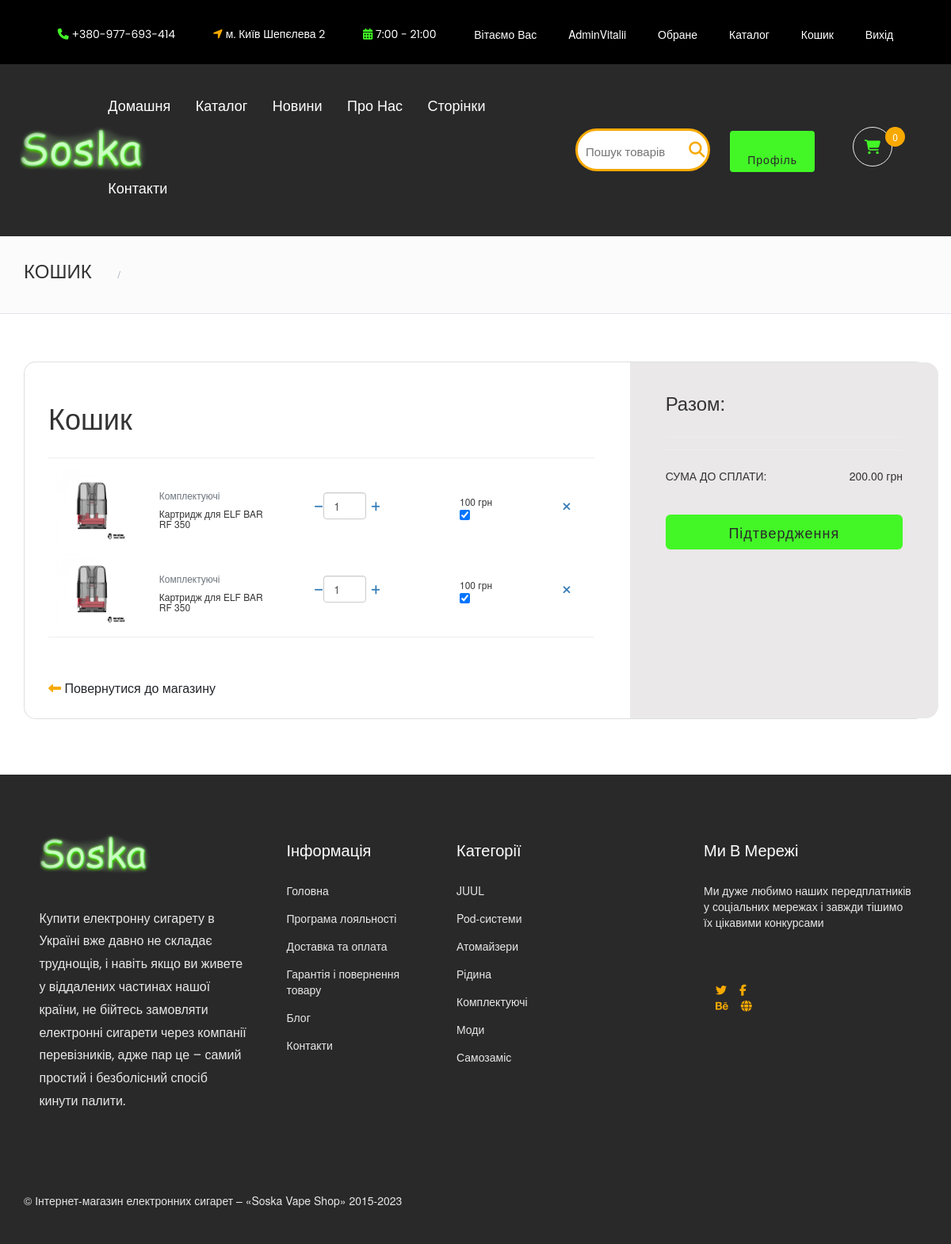
Screenshot of /orders/ (signed in) with the database file from the repository.
### orders/models.py (models this page shows, shortened)
class Order(models.Model):
    title = models.CharField(max_length=100, unique=True)
    user = models.ForeignKey(User, on_delete=models.CASCADE)
    product = models.ForeignKey(Product, on_delete=models.CASCADE)
    amount = models.IntegerField()
    date = models.DateTimeField(auto_now_add=True)
    notes = models.TextField(max_length=300)

### catalog/models.py (models this page shows, shortened)
class Product(models.Model):
    name = models.CharField(max_length=100)
    about = models.TextField(max_length=500)
    category = models.ForeignKey(Category, on_delete=models.CASCADE)          # Встановлюємо зв'язок між класами
    producer = models.ForeignKey(Producer, on_delete=models.CASCADE)          # Товар - Виробник - Категорія
    photo = models.FileField(upload_to='products/')
    price = models.FloatField()

class Category(models.Model):
    name = models.CharField(max_length=100, unique=True)
    def __str__(self) -> str:
        return str(self.name)

### orders/views.py (the view)
# urls.py: path('', index),
def index(request):
    return render(request, 'orders/index.html', {
        'title': 'Кошик',
        'user_orders': Order.objects.filter(user_id=request.user.id)
    })

### templates/orders/index.html (shortened to what this page needs)
{% extends '_layouts/base.html' %}
{% load static %}
{% block breadcrumb %}
    <div id="breadcrumb" class="section">
    <div class="container">
        <div class="row">
            <div class="col-md-12">
                <h3 class="breadcrumb-header">{{ title }}</h3>
                <ul class="breadcrumb-tree">
                    <li class="active">{{ page }}</li>
                </ul>
            </div>
        </div>
    </div>
</div>
{% endblock breadcrumb %}
{% block cart %}
    <section class="h-100 h-custom">
  <div class="container py-5 h-100">
    <div class="row d-flex justify-content-center align-items-center h-100" >
      <div class="col-12" >
        <div class="card card-registration card-registration-2" style="border-radius: 15px;" >
          <div class="card-body p-0">
            <div class="row g-0">
              <div class="col-lg-8">
                <div class="p-5">
                  <div class="d-flex justify-content-between align-items-center mb-5">
                    <h1 class="fw-bold mb-0 text-black">Кошик</h1>
                  </div>
                  <hr class="my-4">
                  {% for order in user_orders %}
                  <div class="row mb-4 d-flex justify-content-between align-items-center">
                    <div class="col-md-2 col-lg-2 col-xl-2" >
                      <img
                        src="/media/{{order.product.photo}}"
                        class="img-fluid rounded-3" alt="Cotton T-shirt">
                    </div>
                    <div class="col-md-3 col-lg-3 col-xl-3">
                      <h6 class="text-muted">{{order.product.category}}</h6>
                      <h6 class="text-black mb-0">{{order.product.name}}</h6>
                    </div>
                    <div class="col-md-3 col-lg-3 col-xl-2 d-flex">
                      <button class="btn btn-link px-2" class="btn_plus" value="{{order.amount}}"
                        onclick="this.parentNode.querySelector('input[type=number]').stepDown();">
                        <i class="fas fa-minus"></i>
                      </button>
                      <input id="form1_1" min="0" name="quantity" value="1" type="number"
                        class="form-control form-control-sm" />
                      <button class="btn btn-link px-2"
                        onclick="this.parentNode.querySelector('input[type=number]').stepUp()">
                        <i class="fas fa-plus"></i>
                      </button>
                   </div>
                    <div class="col-md-3 col-lg-2 col-xl-2 offset-lg-1">
                      <h6 class="mb-0" id="tovar" value="{{order.amount}}" >{{order.amount}} грн</h6>
                        <table>
                            <tr>
                                <td>
                                    <input type="checkbox" class="check" value="yes" checked>
                                </td>
                            </tr>
                        </table>
                    </div>
                    <div class="col-md-1 col-lg-1 col-xl-1 text-end" id="delete-product">
                        <a href="/orders" class="delete-product-btn"><i class="fas fa-times"></i></a>
                    </div>
                  </div>
                  {% endfor %}
                  <hr class="my-4">
                  <div class="pt-5">
                    <h6 class="mb-0"><a href="/catalog/index" class="text-body" style="text-decoration:none;font-size:16px;color:#29292A"><i
                          class="fas fa-long-arrow-alt-left me-2" style="color:#F7A900"></i> Повернутися до магазину</a></h6>
                  </div>
                </div>
              </div>
              <div class="col-lg-4 bg-grey">
                <div class="p-5">
                  <h3 class="fw-bold mb-5 mt-2 pt-1">Разом:</h3>
                  <hr class="my-4">
                  <hr class="my-4">
                  <div class="d-flex justify-content-between mb-5">
                    <h5 class="text-uppercase">Сума до сплати: </h5>
                    <h5 id="total">€ 137.00</h5>
                  </div>
                  <a href="/orders/bill" style="text-decoration:none;" id="bill-btn"><button type="button" class="btn btn-dark btn-block btn-lg"
                    data-mdb-ripple-color="dark" style="border:none">Підтвердження</button></a>
                </div>
              </div>
            </div>
          </div>
        </div>
      </div>
    </div>
  </div>
</section>
<br>
<br>
{% endblock cart %}

### templates/_fragments/header.html (shortened to what this page needs)
{% load static %}
<header>
       <div class="header-area">
            <div class="main-header ">
                <div class="header-top top-bg d-none d-lg-block">
                   <div class="container-fluid">
                       <div class="col-xl-12">
                            <div class="row d-flex justify-content-between align-items-center" style="margin-top:15px;">
                                <div class="header-info-left d-flex">
                                        <p style="color:white;font-size:14px;" >
                                            <i class="fa fa-phone" aria-hidden="true" style="color:#43F727"></i> +380-977-693-414
                                        </p>
                                </div>
                                <div class="header-info">
                                        <p style="color:white;font-size:14px;">
                                            <i class="fa fa-location-arrow" aria-hidden="true" style="color:#F7A900"></i>  м. Київ Шепєлева 2
                                        </p>
                                </div>
                                <div class="header-info">
                                        <p style="color:white;font-size:14px;">
                                            <i class="fa fa-calendar" aria-hidden="true" style="color:#43F727"></i>  7:00 - 21:00
                                        </p>
                                </div>
                                <div class="header-info-right">
                                   <ul>
                                       {% if not user.is_authenticated %}
                                            <li><a href="/accounts/sign_in" style="text-decoration:none;">Статус - Гість </a></li>
                                       {% else %}
                                            <li style="color: white">
                                               Вітаємо Вас
                                            </li>
                                                <li><a href="/accounts/profile">{{ user.username }}</a></li>
                                       {% endif %}
                                       <li><a href="product_list.html" style="text-decoration:none">Обране  </a></li>
                                       <li><a href="/catalog/index" style="text-decoration:none">Каталог</a></li>
                                       <li><a href="/orders" style="text-decoration:none">Кошик</a></li>
                                       {% if not user.is_authenticated %}
                                            <li><a href="/accounts/sign_up" style="text-decoration:none">Реєстрація</a></li>
                                       {% else %}
                                            <li><a href="/accounts/sign_out" style="text-decoration:none">Вихід</a></li>
                                       {% endif %}
                                   </ul>
                                </div>
                            </div>
                       </div>
                   </div>
                </div>
               <div class="header-bottom  header-sticky">
                    <div class="container-fluid">
                        <div class="row align-items-center">
                            <div class="col-xl-1 col-lg-1 col-md-1 col-sm-3">
                                <div class="logo">
                                  <a href="/" style="width:160px; height:60px;"><img style="width:160px; height:60px" src="{% static 'img/logo/logo.png' %}" alt=""></a>
                                </div>
                            </div>
                            <div class="col-xl-6 col-lg-8 col-md-7 col-sm-5">
                                <div class="main-menu f-right d-none d-lg-block">
                                    <nav>
                                        <ul id="navigation">
                                            <li><a href="/">Домашня</a></li>
                                            <li><a href="/catalog/index">Каталог</a></li>
                                            <li class="hot"><a href="/news/index">Новини</a>
                                            </li>
                                            <li><a href="/about">Про нас</a></li>
                                            <li><a href="#">Сторінки</a>
                                            </li>
                                            <li><a href="/contacts">Контакти</a></li>
                                        </ul>
                                    </nav>
                                </div>
                            </div>
                            <div class="col-xl-5 col-lg-3 col-md-3 col-sm-3 fix-card" >
                                <ul class="header-right f-right d-none d-lg-block d-flex justify-content-between" style="right:30px">
                                    <li class="d-none d-xl-block">
                                        <div class="form-box f-right ">
                                            <input type="text" name="Search" placeholder="Пошук товарів">
                                            <div class="search-icon">
                                                <i class="fas fa-search special-tag"></i>
                                            </div>
                                        </div>
                                     </li>
                                    {% if not user.is_authenticated %}
                                         <a href="/accounts/sign_in" class="btn header-btn" style="height:50px;margin-top:15px;margin-left:10px;">Вхід</a>
                                    {% else %}
                                         <a href="/accounts/profile" class="btn header-btn" style="height:50px;margin-top:15px;margin-left:10px;">Профіль</a>
                                    {% endif %}
                                    <li>
                                    <div class="dropdown" >
                                        <a type="button" class="shopping-card" data-toggle="dropdown">
                                        <i class="fa fa-shopping-cart" aria-hidden="true" style="font-size:18px;">
                                        </i></a>
                                        <div id="count" style="position: absolute;background: #F7A900;width: 25px;height: 25px;color: #fff;line-height: 25px;text-align: center;font-size: 12px;border-radius: 30px;-webkit-transition: all 0.2s ease-out 0s;-moz-transition: all 0.2s ease-out 0s;-ms-transition: all 0.2s ease-out 0s;-o-transition: all 0.2s ease-out 0s;transition: all 0.2s ease-out 0s;right: 33px;top: 10px;">0</div>
                                            {% if not user.is_authenticated %}
                                            <div class="row" >
                                                <div class="col-lg-12 col-sm-12 col-12 text-center checkout">
                                                    <p style="color:#29292A;font-size:20px">
                                                        Для використання корзини вам необхідно:
                                                    </p>
                                                    <div>
                                                    <a href="/accounts/sign_in" class="btn-1" style="background:#43F727;color:#29292A;font-size:20px;border-radius:5px;text-decoration:none;margin-top:15px;">
                                                        Увійти
                                                    </a>
                                                        <p style="color:#29292A;font-size:20px;margin-top:5px;">або</p>
                                                    <a href="/accounts/sign_up" class="btn-2" style="background:#F7A900;color:#29292A;font-size:20px;border-radius:5px;text-decoration:none">
                                                        Зареєструватися
                                                    </a>
                                                {% else %}
                                                </div>
                                            </div>
                                            {% endif %}
                                        </div>
                                    </div>
                            </div>
                        </div>
                    </div>
</header>

### static/css/style_2.css (style rules this page uses)
.dropdown { float:right; padding-right: 30px; }
.bg-grey { background-color: #eae8e8; }
@media (min-width: 992px) { .card-registration-2 .bg-grey { border-top-right-radius: 16px; border-bottom-right-radius: 16px; } }
.section { padding-top: 30px; padding-bottom: 30px; }
#breadcrumb { padding: 30px 0px; background: #FBFBFC; border-bottom: 1px solid #E4E7ED; margin-bottom: 30px; }
#breadcrumb .breadcrumb-header { display: inline-block; margin-top: 0px; margin-bottom: 0px; margin-right: 15px; text-transform: uppercase; }
#breadcrumb .breadcrumb-tree { display: inline-block; }
#breadcrumb .breadcrumb-tree li { display: inline-block; font-size: 12px; font-weight: 500; text-transform: uppercase; }
#breadcrumb .breadcrumb-tree li+li { margin-left: 10px; }
#breadcrumb .breadcrumb-tree li+li:before { content: '/'; display: inline-block; color: #8D99AE; margin-right: 10px; }

### rows the page displays
Order: product.photo (picture), product.category "Комплектуючі", product.name "Картридж для ELF BAR RF 350", amount "100"
Order: product.photo (picture), product.category "Комплектуючі", product.name "Картридж для ELF BAR RF 350", amount "100"

### other values shown
{{ user.username }} "AdminVitalii"
{{ title }} "КОШИК"
